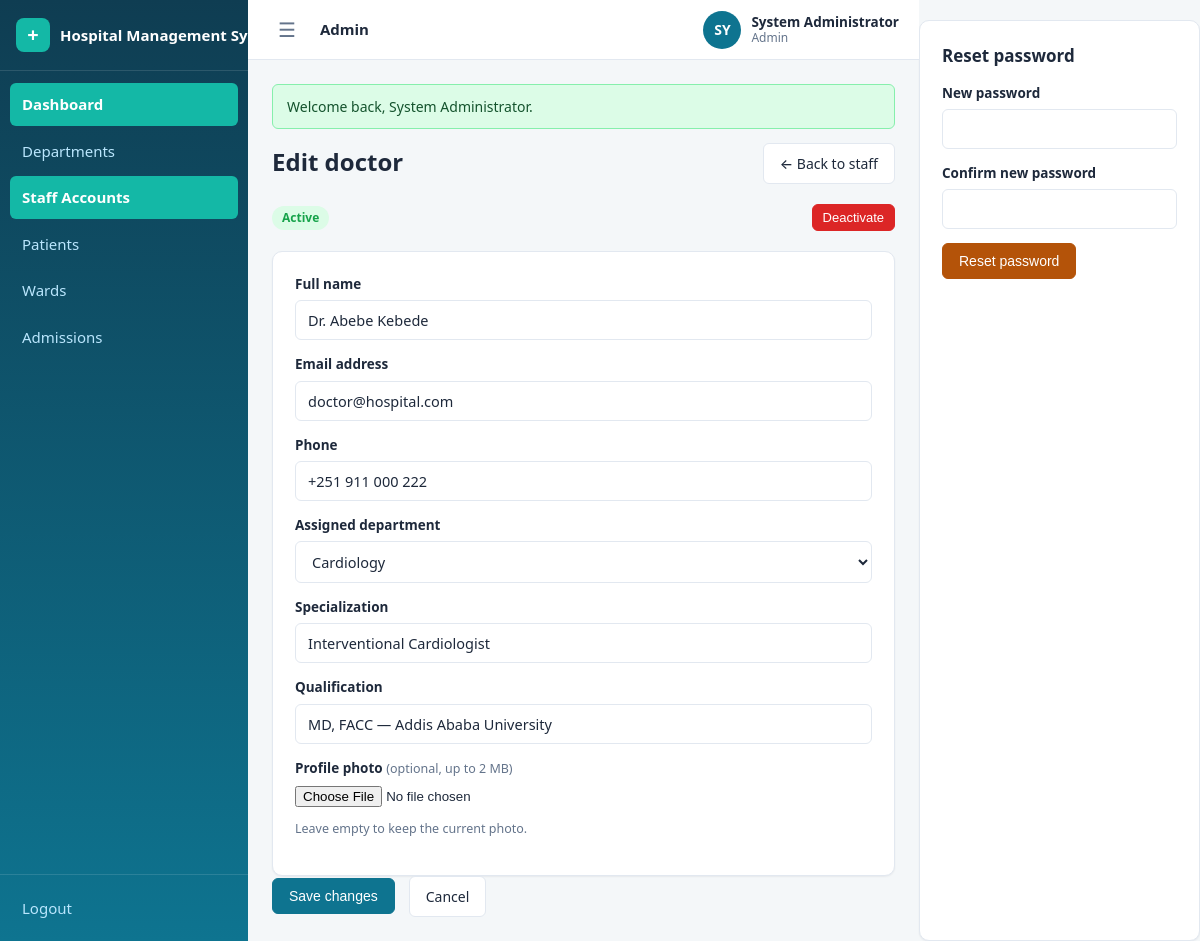
The page /admin/staff/2/edit (signed in) on the database its author committed.
### tables this page shows
CREATE TABLE IF NOT EXISTS users (
    id             INT UNSIGNED AUTO_INCREMENT PRIMARY KEY,
    role           ENUM('admin','doctor','receptionist','patient','nurse','pharmacist','lab_technician') NOT NULL,
    name           VARCHAR(100) NOT NULL,
    email          VARCHAR(150) NOT NULL,
    password       VARCHAR(255) NOT NULL,
    phone          VARCHAR(30)  DEFAULT NULL,
    photo          VARCHAR(255) DEFAULT NULL,
    status         ENUM('active','inactive') NOT NULL DEFAULT 'active',
    last_login_at  DATETIME DEFAULT NULL,
    created_at     TIMESTAMP NOT NULL DEFAULT CURRENT_TIMESTAMP,
    updated_at     TIMESTAMP NOT NULL DEFAULT CURRENT_TIMESTAMP ON UPDATE CURRENT_TIMESTAMP,
    UNIQUE KEY uq_users_email (email)
);

CREATE TABLE IF NOT EXISTS doctors (
    id             INT UNSIGNED AUTO_INCREMENT PRIMARY KEY,
    user_id        INT UNSIGNED NOT NULL,
    department_id  INT UNSIGNED NOT NULL,
    specialization VARCHAR(150) NOT NULL,
    qualification  VARCHAR(255) DEFAULT NULL,
    created_at     TIMESTAMP NOT NULL DEFAULT CURRENT_TIMESTAMP,
    UNIQUE KEY uq_doctors_user (user_id),
    CONSTRAINT fk_doctors_user       FOREIGN KEY (user_id)       REFERENCES users(id)       ON DELETE CASCADE,
    CONSTRAINT fk_doctors_department FOREIGN KEY (department_id) REFERENCES departments(id) ON DELETE RESTRICT
);

CREATE TABLE IF NOT EXISTS departments (
    id          INT UNSIGNED AUTO_INCREMENT PRIMARY KEY,
    name        VARCHAR(100) NOT NULL,
    description TEXT DEFAULT NULL,
    created_at  TIMESTAMP NOT NULL DEFAULT CURRENT_TIMESTAMP,
    UNIQUE KEY uq_departments_name (name)
);

### config/helpers.php (called while the page is built, shortened)
<?php
function e($value): string
{
    return htmlspecialchars((string) $value, ENT_QUOTES, 'UTF-8');
}
function url(string $path = ''): string
{
    return BASE_URL . '/' . ltrim($path, '/');
}
function render_partial(string $view, array $data = []): string
{
    extract($data, EXTR_SKIP);
    require APP_ROOT . '/views/' . $view . '.php';
    return ob_get_clean();
}
function view(string $view, array $data = [], string $layout = 'app'): void
{
    $content = render_partial($view, $data);
}

### controllers/StaffController.php (called while the page is built, shortened)
<?php
class StaffController
{
    public function edit(array $params): void
    {
        $user = User::findById((int) $params['id']);
        $doctor   = $user['role'] === 'doctor' ? Doctor::findByUserId((int) $user['id']) : null;
        $nurse    = $user['role'] === 'nurse' ? Nurse::findByUserId((int) $user['id']) : null;
        view('admin/staff/edit', [
            'user'        => $user,
            'doctor'      => $doctor,
            'nurse'       => $nurse,
            'nurseWards'  => $nurse ? Nurse::wardIdsFor((int) $nurse['id']) : [],
            'wards'       => Ward::all(),
            'departments' => Department::all(),
        ]);
    }
}

### public/index.php (called while the page is built, shortened)
<?php
require_once __DIR__ . '/../config/config.php';
$method = $_SERVER['REQUEST_METHOD'];
$path   = '/' . trim($_GET['url'] ?? '', '/');
if ($path !== '/') {
    $path = rtrim($path, '/');
}
[$controllerClass, $action, $params] = dispatch($routes, $method, $path);
$controller = new $controllerClass();
call_user_func_array([$controller, $action], [$params]);
function dispatch(array $routes, string $method, string $path): array
{
    foreach ($routes[$method] ?? [] as $pattern => $handler) {
        $params = match_route($pattern, $path);
        if ($params !== null) {
            return [$handler[0], $handler[1], $params];
        }
    }
    exit;
}
function match_route(string $pattern, string $path): ?array
{
    $patternParts = explode('/', trim($pattern, '/'));
    $pathParts    = $path === '/' ? [''] : explode('/', trim($path, '/'));
    if (count($patternParts) !== count($pathParts)) {
        return null;
    }
    $params = [];
    foreach ($patternParts as $i => $segment) {
        if (strlen($segment) > 2 && $segment[0] === '{' && substr($segment, -1) === '}') {
            $key = substr($segment, 1, -1);
            $params[$key] = urldecode($pathParts[$i]);
        } elseif ($segment !== $pathParts[$i]) {
            return null;
        }
    }
    return $params;
}

### config/config.php (called while the page is built, shortened)
<?php
spl_autoload_register(function (string $class): void {
    foreach (['controllers', 'models'] as $dir) {
        $file = APP_ROOT . '/' . $dir . '/' . $class . '.php';
        if (is_file($file)) {
            return;
        }
    }
});
require_once APP_ROOT . '/config/database.php';
function db(): PDO
{
    return Database::getInstance();
}
require_once APP_ROOT . '/config/helpers.php';

### config/database.php (called while the page is built, shortened)
<?php
final class Database
{
    private static ?PDO $instance = null;
    public static function getInstance(): PDO
    {
        if (self::$instance === null) {
            $dsn = 'mysql:host=' . DB_HOST . ';port=' . DB_PORT . ';dbname=' . DB_NAME . ';charset=' . DB_CHARSET;
            try {
                self::$instance = new PDO($dsn, DB_USER, DB_PASS, [
                    PDO::ATTR_ERRMODE            => PDO::ERRMODE_EXCEPTION,
                    PDO::ATTR_DEFAULT_FETCH_MODE => PDO::FETCH_ASSOC,
                    PDO::ATTR_EMULATE_PREPARES   => false,
                ]);
            } catch (PDOException $e) {
                die('Database connection failed: ' . e($e->getMessage()));
            }
        }
        return self::$instance;
    }
}

### models/User.php (called while the page is built, shortened)
<?php
class User
{
    public static function findById(int $id)
    {
        $stmt = db()->prepare('SELECT * FROM users WHERE id = ?');
        $stmt->execute([$id]);
        return $stmt->fetch() ?: false;
    }
}

### models/Doctor.php (called while the page is built, shortened)
<?php
class Doctor
{
    public static function findByUserId(int $userId)
    {
        $stmt = db()->prepare(
            'SELECT d.*, u.name, u.email, u.phone, u.photo, u.status, dep.name AS department_name
             FROM doctors d
             JOIN users u ON u.id = d.user_id
             JOIN departments dep ON dep.id = d.department_id
             WHERE d.user_id = ?'
        );
        $stmt->execute([$userId]);
        return $stmt->fetch() ?: false;
    }
}

### models/Department.php (called while the page is built, shortened)
<?php
class Department
{
    public static function all(): array
    {
        $stmt = db()->query(
            'SELECT d.*, (SELECT COUNT(*) FROM doctors x WHERE x.department_id = d.id) AS doctor_count
             FROM departments d
             ORDER BY d.name'
        );
        return $stmt->fetchAll();
    }
}

### views/admin/staff/edit.php (the view, shortened to what this page needs)
<div class="row">
    <h1 class="page-title grow">Edit <?= e($user['role']) ?></h1>
    <a class="btn" href="<?= url('/admin/staff') ?>">&larr; Back to staff</a>
</div>
<form method="post" action="<?= url('/admin/staff/' . (int) $user['id'] . '/toggle-status') ?>" class="row mt">
    <span class="grow">
        <span class="badge badge-<?= e($user['status']) ?>"><?= e($user['status']) ?></span>
    </span>
    <button class="btn btn-sm btn-<?= $user['status'] === 'active' ? 'danger' : 'ok' ?>" type="submit">
        <?= $user['status'] === 'active' ? 'Deactivate' : 'Activate' ?>
    </button>
</form>
<div class="card mt">
    <form method="post" action="<?= url('/admin/staff/' . (int) $user['id'] . '/update') ?>" enctype="multipart/form-data">
            <div class="form-group">
                <label for="name">Full name</label>
                <input type="text" id="name" name="name" value="<?= e($user['name']) ?>" required>
            </div>
            <div class="form-group">
                <label for="email">Email address</label>
                <input type="email" id="email" name="email" value="<?= e($user['email']) ?>" required>
            </div>
            <div class="form-group">
                <label for="phone">Phone</label>
                <input type="tel" id="phone" name="phone" value="<?= e($user['phone']) ?>">
            </div>
            <?php if ($user['role'] === 'doctor' && $doctor): ?>
                <div class="form-group">
                    <label for="department_id">Assigned department</label>
                    <select id="department_id" name="department_id" required>
                        <?php foreach ($departments as $d): ?>
                            <option value="<?= (int) $d['id'] ?>" <?= (int) $doctor['department_id'] === (int) $d['id'] ? 'selected' : '' ?>><?= e($d['name']) ?></option>
                        <?php endforeach; ?>
                    </select>
                </div>
                <div class="form-group">
                    <label for="specialization">Specialization</label>
                    <input type="text" id="specialization" name="specialization" value="<?= e($doctor['specialization']) ?>" required>
                </div>
                <div class="form-group">
                    <label for="qualification">Qualification</label>
                    <input type="text" id="qualification" name="qualification" value="<?= e($doctor['qualification']) ?>">
                </div>
            <?php endif; ?>
            <div class="form-group">
                <label for="photo"><?= $user['role'] === 'doctor' ? 'Profile photo' : 'Photo' ?> <span class="optional">(optional, up to 2 MB)</span></label>
                <input type="file" id="photo" name="photo" accept="image/png,image/jpeg,image/gif,image/webp">
                <p class="text-muted" style="font-size:12.5px">Leave empty to keep the current photo.</p>
            </div>
        </div>
        <div class="row">
            <button class="btn btn-primary" type="submit">Save changes</button>
            <a class="btn" href="<?= url('/admin/staff') ?>">Cancel</a>
        </div>
</div>
<div class="card mt">
    <h2 class="card-title">Reset password</h2>
    <form method="post" action="<?= url('/admin/staff/' . (int) $user['id'] . '/reset-password') ?>" style="max-width:420px">
        <div class="form-group">
            <label for="password">New password</label>
            <input type="password" id="password" name="password" required minlength="8">
        </div>
        <div class="form-group">
            <label for="password_confirmation">Confirm new password</label>
            <input type="password" id="password_confirmation" name="password_confirmation" required minlength="8">
        </div>
        <button class="btn btn-warn" type="submit">Reset password</button>
    </form>
</div>

### public/assets/css/style.css (style rules this page uses)
:root { --primary: #0e7490; --primary-dark: #155e75; --primary-soft: #ecfeff; --teal: #14b8a6; --teal-dark: #0f766e; --bg: #f4f7f9; --surface: #ffffff; --border: #e2e8f0; --text: #1e293b; --text-muted: #64748b; --ok: #16a34a; --ok-soft: #dcfce7; --warn: #b45309; --warn-soft: #fef3c7; --danger: #dc2626; --danger-soft: #fee2e2; --info: #0369a1; --info-soft: #dbeafe; --radius: 10px; --radius-sm: 6px; --shadow-sm: 0 1px 2px rgba(15, 23, 42, .06); --shadow-md: 0 10px 24px rgba(15, 23, 42, .10); --font: 'Segoe UI', system-ui, -apple-system, sans-serif; --sidebar-w: 248px; --sidebar-coll: 76px; --header-h: 60px; }
* { box-sizing: border-box; }
html, body { margin: 0; padding: 0; font-family: var(--font); color: var(--text); background: var(--bg); font-size: 15px; line-height: 1.5; }
a { color: var(--primary); text-decoration: none; }
.text-muted { color: var(--text-muted); }
.app { display: flex; min-height: 100vh; }
.page-title { font-size: 24px; margin: 0 0 4px; }
.mt { margin-top: 20px; }
.card { background: var(--surface); border: 1px solid var(--border); border-radius: var(--radius); box-shadow: var(--shadow-sm); padding: 22px; }
.card-title { margin: 0 0 14px; font-size: 17px; }
.btn { display: inline-flex; align-items: center; justify-content: center; gap: 6px; padding: 9px 16px; border-radius: var(--radius-sm); border: 1px solid var(--border); background: var(--surface); color: var(--text); font-size: 14px; font-weight: 500; cursor: pointer; transition: background .15s, border-color .15s, box-shadow .15s; }
.btn-primary { background: var(--primary); border-color: var(--primary); color: #fff; }
.btn-danger { background: var(--danger); border-color: var(--danger); color: #fff; }
.btn-warn { background: var(--warn); border-color: var(--warn); color: #fff; }
.btn-sm { padding: 5px 10px; font-size: 13px; }
.form-group { margin-bottom: 14px; }
.form-group label { display: block; font-size: 13.5px; font-weight: 600; margin-bottom: 6px; }
.optional { font-weight: 400; color: var(--text-muted); font-size: 12.5px; }
input[type="text"], input[type="email"], input[type="password"], input[type="date"], input[type="time"], input[type="tel"], input[type="search"], input[type="number"], select, textarea { width: 100%; padding: 9px 12px; border: 1px solid var(--border); border-radius: var(--radius-sm); font-size: 14.5px; font-family: var(--font); color: var(--text); background: var(--surface); transition: border-color .15s, box-shadow .15s; }
.badge { display: inline-block; padding: 3px 10px; border-radius: 999px; font-size: 12px; font-weight: 600; text-transform: capitalize; }
.badge-active { background: var(--ok-soft); color: var(--ok); }
.row { display: flex; gap: 14px; align-items: center; flex-wrap: wrap; }
.row .grow { flex: 1; }

### rows shown on the page
users: role "doctor", status "Active", name "Dr. Abebe Kebede", email "doctor@hospital.com", phone "+251 911 000 222"
doctors: department_id "Cardiology", specialization "Interventional Cardiologist", qualification "MD, FACC — Addis Ababa University"

### other values the page prints
APP_NAME "Hospital Management…"
$label "Dashboard"
$label "Departments"
$label "Staff Accounts"
$label "Patients"
$label "Wards"
$label "Admissions"
$roleLabel "Admin"
$initials "SY"
$user['name'] "System Administrator"
$flash['message'] "Welcome back, System Administrator."
